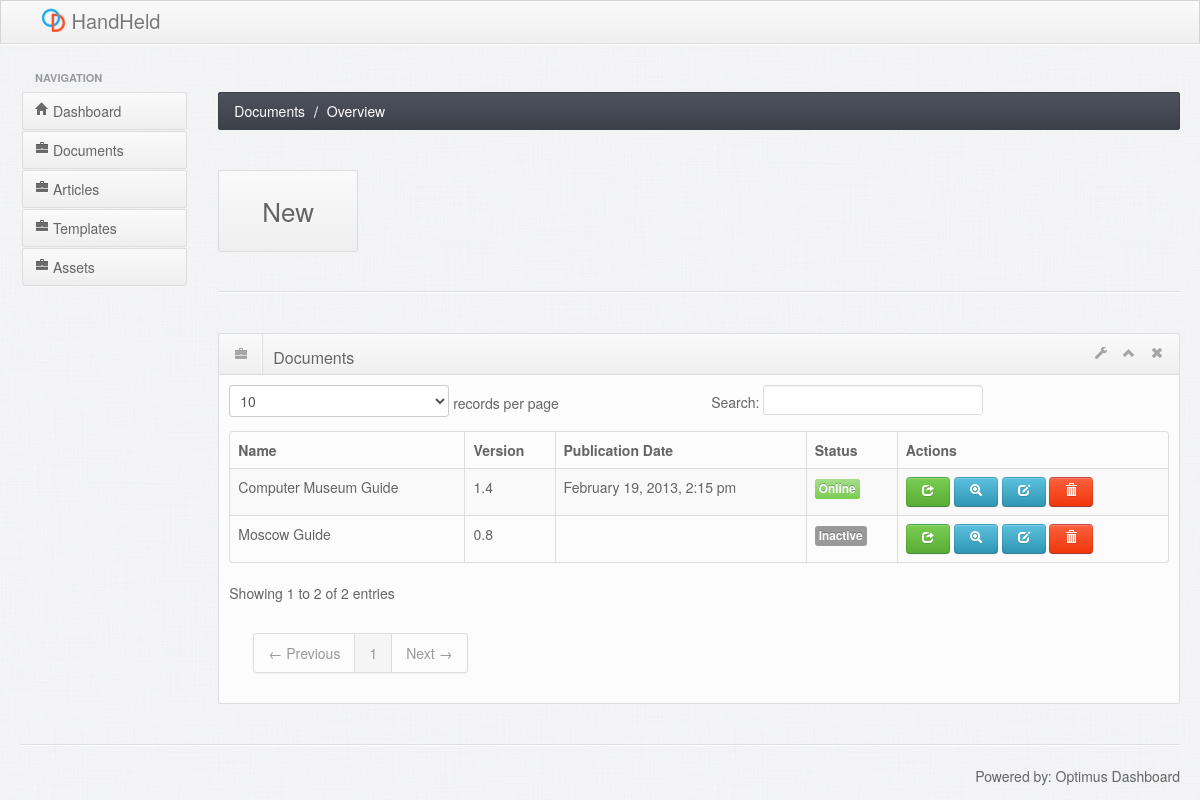
The app's page /documents/, older data.
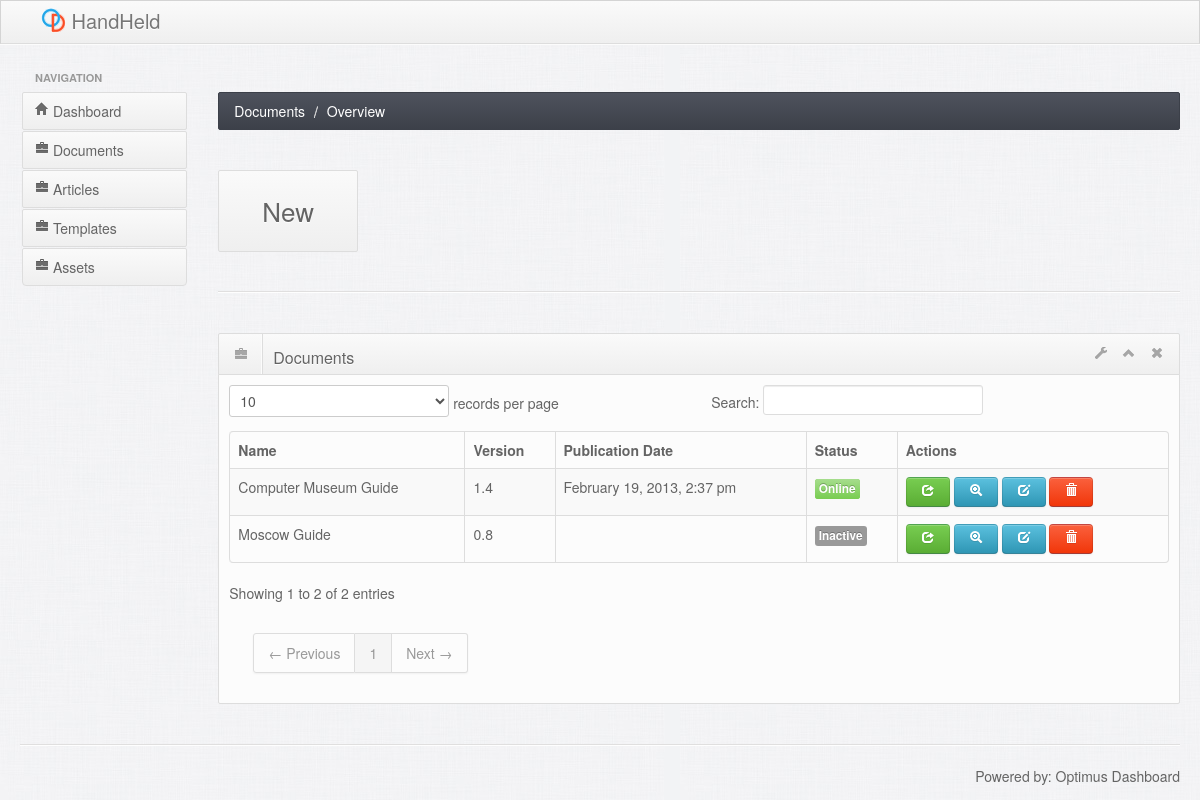
The same page, newer data.
### tables this page shows
CREATE TABLE "document" (
"id" INTEGER PRIMARY KEY AUTOINCREMENT DEFAULT NULL,
"name" Varchar(128) NOT NULL,
"last_publication_date" Date DEFAULT NULL,
"status" Varchar(32) NOT NULL,
"version" Varchar(64) DEFAULT NULL,
"template_id" integer,
"start_article" integer
);

### application/controllers/documents.php (called while the page is built, shortened)
<?php
  class Documents extends CI_Controller
  {
    public function __construct()
    {
      $this->load->model('Document_model');
      $this->load->model('Article_model');
      $this->load->model('Template_model');
      $this->load->model('Assets_model');
    }
    public function index($action = null)
    {
      $data['action'] = 'Overview';
      $data['documents'] = $this->Document_model->get_all_documents();
      $this->load->view('partials/header', $data);
      $this->load->view('partials/leftmenu', $data);
      $this->load->view('documents/partials/contentheader', $data);
      $this->load->view('documents/index.php', $data);
      $this->load->view('partials/footer', $data);
    }
  }

### index.php (called while the page is built, shortened)
<?php
require_once BASEPATH.'core/CodeIgniter.php';

### application/views/documents/index.php (called while the page is built)
<?php $this->load->view('documents/partials/'.strtolower($action)) ; ?>

### application/models/document_model.php (called while the page is built, shortened)
<?php
  class Document_model extends CI_Model
  {
    public function get_all_documents()
    {
      $this->db->select('*');
      $this->db->from('document');
      $query = $this->db->get();
      $data = $query->result();
      return $data;
    }
  }

### application/views/documents/partials/overview.php (the view)
<div class="row-fluid">
<div class="box span12">
<div class="box-header" data-original-title>
    <h2><i class="icon-briefcase"></i><span class="break"></span>Documents</h2>
    <div class="box-icon">
        <a href="#" class="btn-setting"><i class="icon-wrench"></i></a>
        <a href="#" class="btn-minimize"><i class="icon-chevron-up"></i></a>
        <a href="#" class="btn-close"><i class="icon-remove"></i></a>
    </div>
</div>
<div class="box-content">
<table class="table table-striped table-bordered bootstrap-datatable datatable">
<thead>
<tr>
    <th>Name</th>
    <th>Version</th>
    <th>Publication Date</th>
    <th>Status</th>
    <th>Actions</th>
</tr>
</thead>
<tbody>
<?php foreach($documents as $document) : ?>
<tr>
    <td><?php echo $document->name ?></td>
    <td class="center"><?php echo $document->version ?></td>
    <td class="center"><?php echo $document->last_publication_date ?></td>
    <td class="center">
        <?php if($document->status == "Online") : ?>
        <span class="label label-success"><?php echo $document->status ?></span>
        <?php else: ?>
        <span class="label"><?php echo $document->status ?></span>
        <?php endif ?>
    </td>
    <td class="center">
        <a class="btn btn-success" href="publish/<?php echo $document->id ?>">
        <i class="icon-share icon-white"></i>
        </a>
        <a class="btn btn-info" href="build/<?php echo $document->id ?>">
            <i class="icon-zoom-in icon-white"></i>
        </a>
        <a class="btn btn-info" href="edit/<?php echo $document->id ?>">
            <i class="icon-edit icon-white"></i>
        </a>
        <a class="btn btn-danger" href="delete/<?php echo $document->id ?>">
            <i class="icon-trash icon-white"></i>
        </a>
    </td>
</tr>
<?php endforeach ?>
</tbody>
</table>
</div>
</div>
</div>

### application/views/partials/header.php (shortened to what this page needs)
<!DOCTYPE html>
<html lang="en">
<head>
    <link id="bootstrap-style" href="<?php echo base_url() ; ?>css/bootstrap.css" rel="stylesheet">
    <link href="<?php echo base_url() ; ?>css/bootstrap-responsive.min.css" rel="stylesheet">
    <link id="base-style" href="<?php echo base_url() ; ?>css/style.css" rel="stylesheet">
    <link id="base-style-responsive" href="<?php echo base_url() ; ?>css/style-responsive.css" rel="stylesheet">
    <link rel="stylesheet" href="<?php echo base_url() ; ?>css/farbtastic.css" type="text/css" />
</head>
<body>
<div class="navbar">
    <div class="navbar-inner">
        <div class="container-fluid">
            <a class="brand" href="<?php echo base_url() ; ?>index.php"> <img alt="Optimus Dashboard" src="<?php echo base_url() ; ?>img/logo20.png" /> <span>HandHeld</span></a>
            </div>
        </div>
    </div>
<div id="under-header"></div>

### application/views/partials/leftMenu.php
<div class="container-fluid">
    <div class="row-fluid">
        <div class="span2 main-menu-span">
            <div class="nav-collapse sidebar-nav">
                <ul class="nav nav-tabs nav-stacked main-menu">
                    <li class="nav-header hidden-tablet">Navigation</li>
                    <li><a href="<?php echo base_url() ; ?>index.php"><i class="icon-home"></i><span class="hidden-tablet"> Dashboard</span></a></li>
                    <li><a href="<?php echo base_url() ; ?>documents/"><i class="icon-briefcase"></i><span class="hidden-tablet"> Documents</span></a></li>
                    <li><a href="<?php echo base_url() ; ?>articles/"><i class="icon-briefcase"></i><span class="hidden-tablet"> Articles</span></a></li>
                    <li><a href="<?php echo base_url() ; ?>templates/"><i class="icon-briefcase"></i><span class="hidden-tablet"> Templates</span></a></li>
                    <li><a href="<?php echo base_url() ; ?>assets/"><i class="icon-briefcase"></i><span class="hidden-tablet"> Assets</span></a></li>
                </ul>
            </div>
        </div>

### application/views/documents/partials/contentheader.php (shortened to what this page needs)
<div id="content" class="span10">
       <div>
           <ul class="breadcrumb">
               <li>
                   <a href="#">Documents</a> <span class="divider">/</span>
               </li>
               <li>
                   <a href="#"><?php echo $action ?></a>
               </li>
           </ul>
       </div>
       <div class="sortable row-fluid">
           <div class="box-small span2">
               <a href="create" data-rel="tooltip" title="Create New Document" class="box-small-link" href="#">
                   <div id="create_new">New</div>
               </a>
           </div>
           <div class="box-small span2">
           </div>
           <div class="box-small span2">
           </div>
           <div class="box-small span2">
           </div>
       </div>
       <hr>

### application/views/partials/footer.php (shortened to what this page needs)
</div>
</div>
<hr>
<footer>
    <p class="pull-right">Powered by: <a href="#">Optimus Dashboard</a></p>
</footer>
</div>
</body>
</html>

Row changes from the older to the newer data that the page shows:
changed document "Computer Museum Guide": last_publication_date "February 19, 2013, 2:15 pm" → "February 19, 2013, 2:37 pm"
